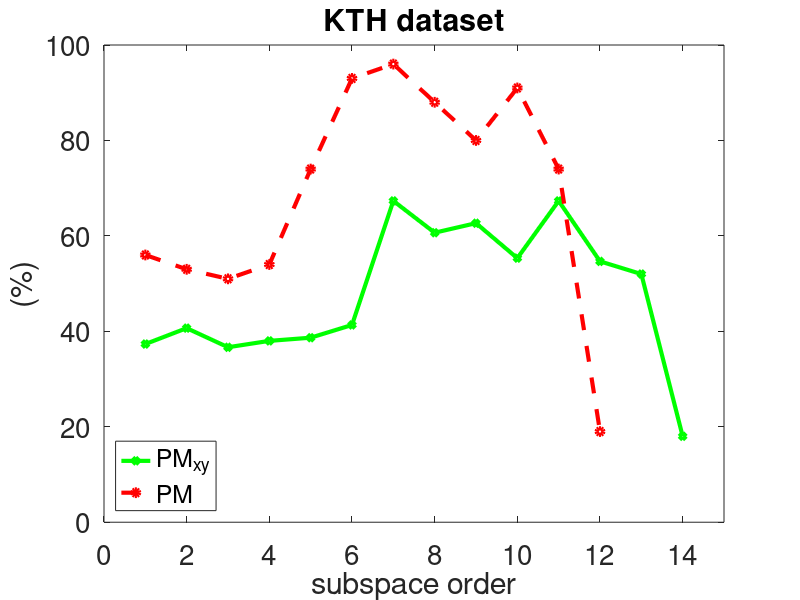
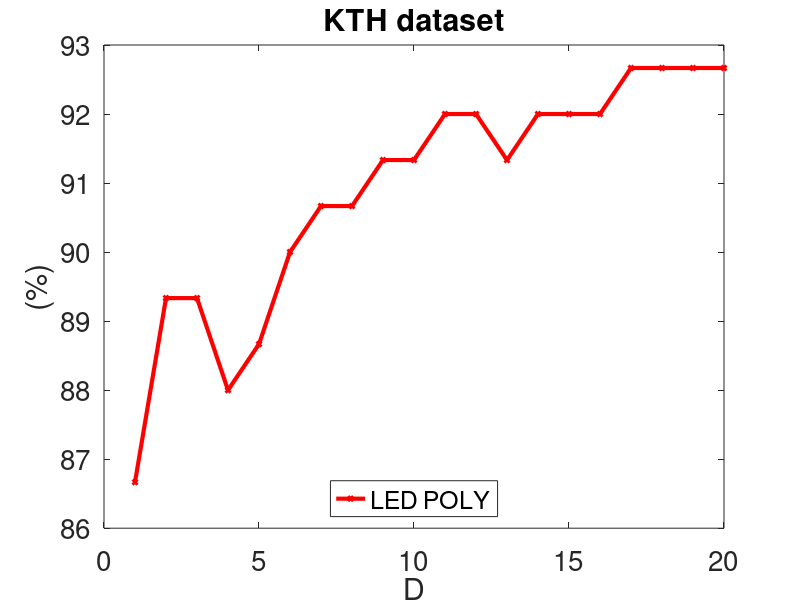

Write the MATLAB code that produced these figures, in order. (Note: this script raises an error after producing the figures.)
clear all
close all
clc

%% NN: Projection Metric: KTH

p14=1:14;
p12=1:12;

PM_dim14 = [37.3333   40.6667   36.6667   38.0000   38.6667   41.3333   67.3333   60.6667   62.6667   55.3333   67.3333   54.6667   52.0000   18.0000];
PM_dim12 = [56.0000   53.0000   51.0000   54.0000   74.0000   93.0000   96.0000   88.0000   80.0000   91.0000   74.0000   19.0000];


plot(p14,PM_dim14, '-gd', 'LineWidth',3,'MarkerSize',5);
hold on
plot(p12,PM_dim12, '--ro', 'LineWidth',3,'MarkerSize',5);
legend('PM_{xy}','PM','Location', 'southwest');

title('KTH dataset','FontSize',20);
ylabel('(%)','FontSize',20)
xlabel('subspace order','FontSize',20)
set(gca,'FontSize',20); 

ylim([0 100])
xlim([0 15])

%Home
print('/media/johanna/HD1T/latex-svn/wacv_2016_b/v2/images/experiments_kth/PM_kth','-dpng','-r300');


%% Kernels: LED_POLY: KTH
figure()

led_poly = [86.6667   89.3333   89.3333   88.0000   88.6667   90.0000   90.6667   90.6667   91.3333   91.3333   92.0000   92.0000 91.3333   92.0000   92.0000   92.0000   92.6667   92.6667   92.6667   92.6667];


plot(led_poly, '-rd','LineWidth',3,'MarkerSize',3)
title('KTH dataset','FontSize',20);
legend('LED POLY','Location', 'south');
ylabel('(%)','FontSize',20)
xlabel('D','FontSize',20)
set(gca,'FontSize',20);
%Home
print('/media/johanna/HD1T/latex-svn/wacv_2016_b/v2/images/experiments_kth/LED-POLY_kth','-dpng','-r300');


%% Kernels: Proj_RBF: KTH
figure()

load('/media/johanna/HD1T/codes/codes-git/manifolds/trunk/kth/dim_14/kernels/projRBF_all_p_delta_performance.mat');



%Doing only for p=6:8
all_p_mat = zeros(length(delta), 3);
k=1;
for i=6:8
  all_p_mat(:,k) = all_p{i};
  k = k+1;
end

max_projRBF = max(max(all_p_mat));
plot(delta,all_p_mat, '-d','LineWidth',3,'MarkerSize',3)
%min_max = [min(delta), max(delta)+1];
xlim([min(delta), max(delta)]);
ylabel('(%)','FontSize',20)
xlabel('\delta','FontSize',20)
set(gca,'FontSize',20);
legend( 'm=6', 'm=7', 'm=8', 'Location','northwest');

%Home
print('/media/johanna/HD1T/latex-svn/wacv_2016_b/v2/images/experiments_kth/Proj-RBFY_kth','-dpng','-r300');






